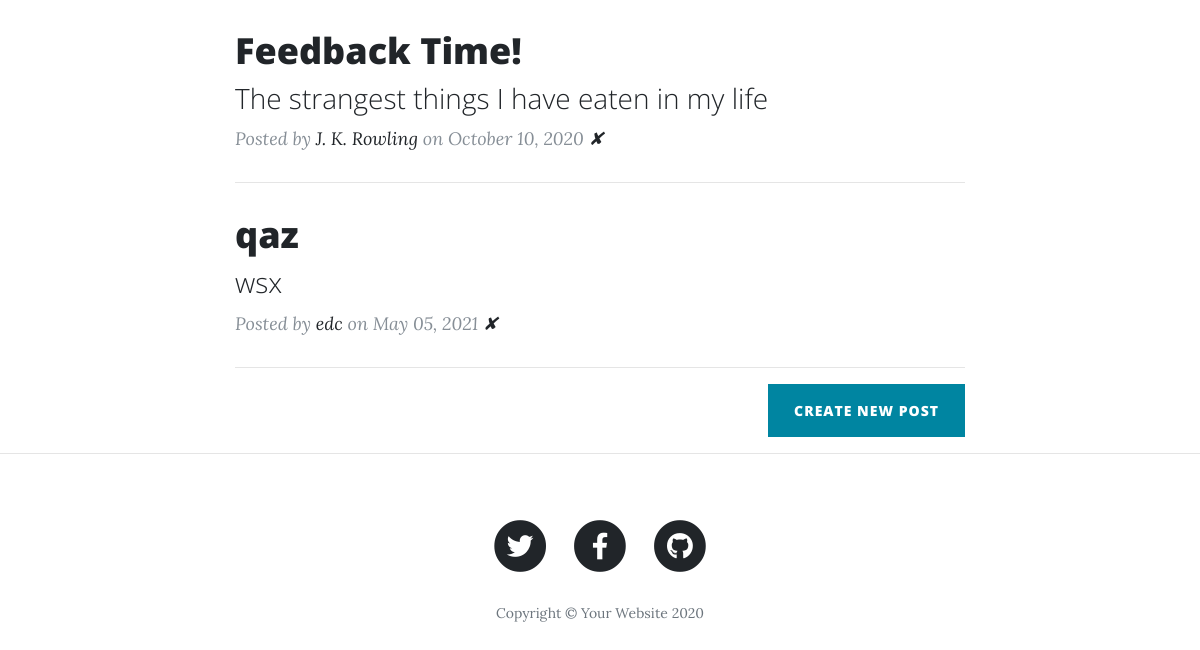
The app's page / (lower part), older data.
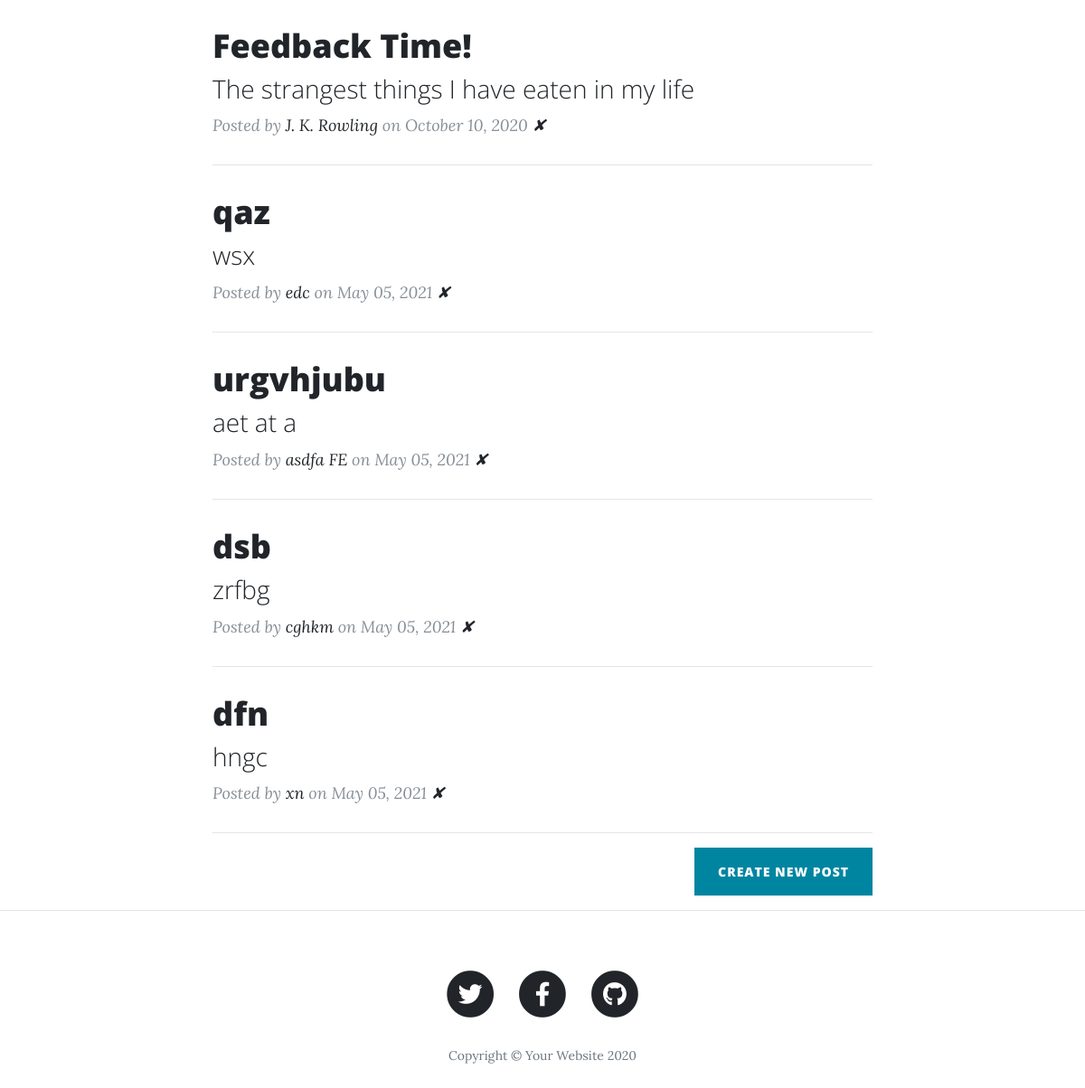
The same page, newer data.
### main.py (models this page shows)
class BlogPost(db.Model):
    id = db.Column(db.Integer, primary_key=True)
    title = db.Column(db.String(250), unique=True, nullable=False)
    subtitle = db.Column(db.String(250), nullable=False)
    date = db.Column(db.String(250), nullable=False)
    body = db.Column(db.Text, nullable=False)
    author = db.Column(db.String(250), nullable=False)
    img_url = db.Column(db.String(250), nullable=False)

### main.py (the view)
@app.route('/')
def get_all_posts():
    posts = BlogPost.query.all()
    return render_template("index.html", all_posts=posts)

### templates/index.html (shortened to what this page needs)
{% include "header.html" %}
  <div class="container">
    <div class="row">
      <div class="col-lg-8 col-md-10 mx-auto">
        {% for post in all_posts %}
        <div class="post-preview">
          <a href="{{ url_for('show_post', post_id=post.id) }}">
            <h2 class="post-title">
              {{ post.title }}
            </h2>
            <h3 class="post-subtitle">
              {{ post.subtitle }}
            </h3>
          </a>
          <p class="post-meta">Posted by
            <a href="#">{{ post.author }}</a>
            on {{ post.date }}
            <a href="{{ url_for('delete_post', post_id=post.id) }}">✘</a>
          </p>
        </div>
        <hr>
        {% endfor %}
        <div class="clearfix">
          <a class="btn btn-primary float-right" href="{{ url_for('new_post') }}">Create New Post</a>
        </div>
      </div>
    </div>
  </div>
  <hr>
{% include "footer.html" %}

Row changes from the older to the newer data that the page shows:
added BlogPost: title "urgvhjubu", subtitle "aet at a", author "asdfa FE", date "May 05, 2021"
added BlogPost: title "dsb", subtitle "zrfbg", author "cghkm", date "May 05, 2021"
added BlogPost: title "dfn", subtitle "hngc", author "xn", date "May 05, 2021"
